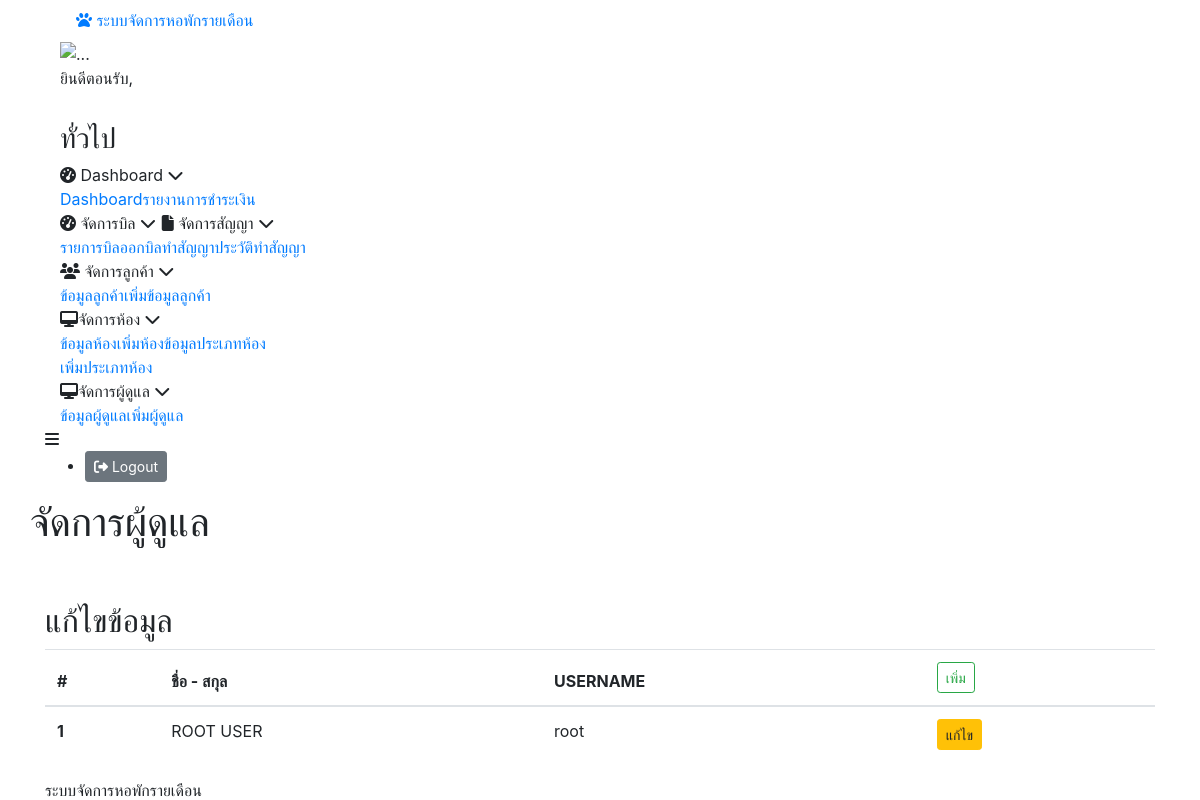
The app's page /index.php/home/admin, older data.
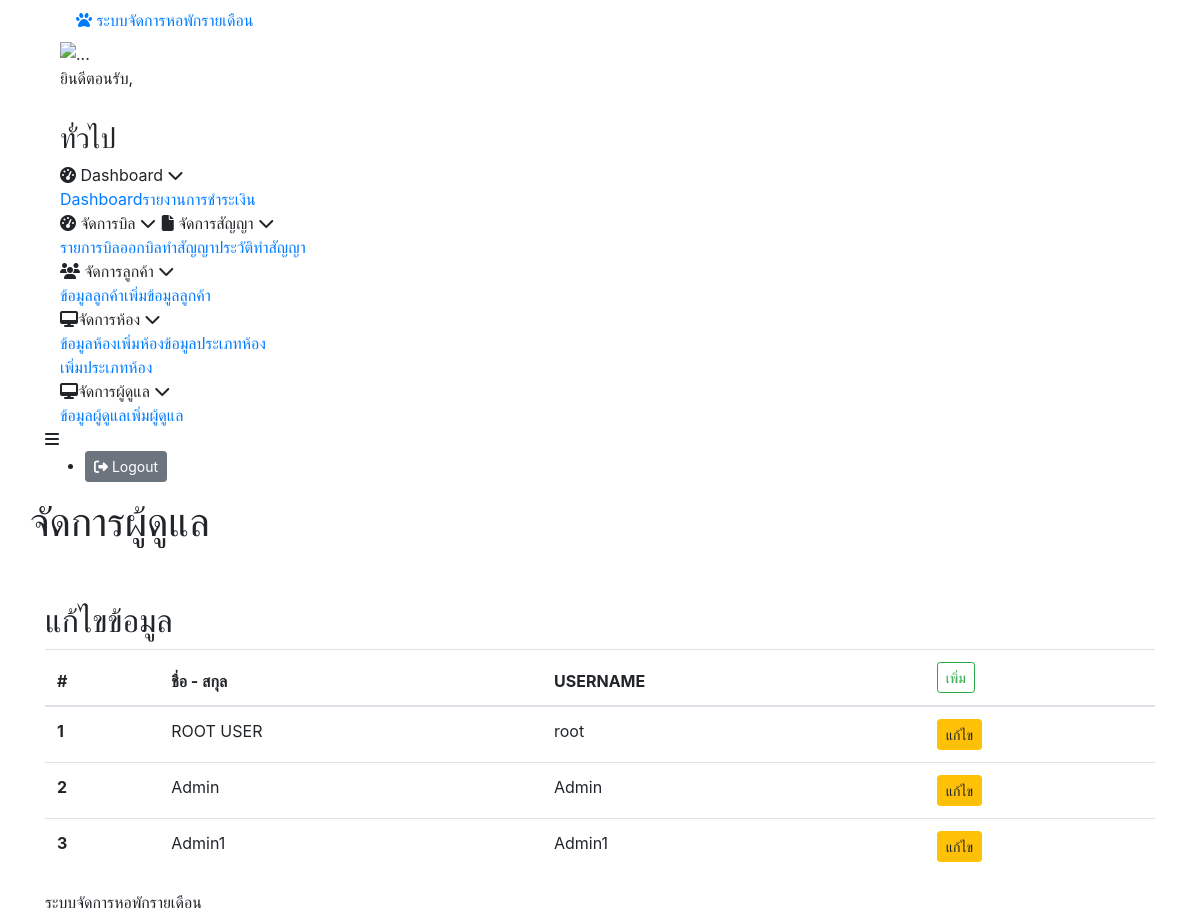
The same page, newer data.
### tables this page shows
CREATE TABLE `account` (
  `ACC_ID` int(11) NOT NULL,
  `ACC_NAME` varchar(100) NOT NULL,
  `ACC_IMGE` varchar(100) NOT NULL DEFAULT 'user.png',
  `ACC_STATUS` varchar(2) DEFAULT '1',
  `ACC_STAMP` datetime NOT NULL DEFAULT current_timestamp() ON UPDATE current_timestamp(),
  `ACC_USERNAME` varchar(50) NOT NULL,
  `ACC_PASSWORD` varchar(50) NOT NULL
);

### application/core/MY_Loader.php (called while the page is built, shortened)
<?php
class MY_Loader extends CI_Loader
{
	public function template($template_name, $vars = array(), $return = FALSE)
	{
		$vars['account'] = $_SESSION['account'];
		if ($return) :
			$content  = $this->view('templates/header', $vars, $return);
			$content .= $this->view($template_name, $vars, $return);
			$content .= $this->view('templates/footer', $vars, $return);
			return $content;
		else :
			$this->view($template_name, $vars);
		endif;
	}
}

### application/controllers/Home.php (called while the page is built, shortened)
<?php
class Home extends CI_Controller
{
	function admin()
	{
		$data = array();
		$RES = new Account_models();
		$data['account_ACC'] = $RES->QueryResources([
			"WHERE" => [
				"account" => [
					"ACC_STATUS" => "1"
				]
			],
			"TYPE_RESULT" => "object",
		]);
		$Load = new MY_Loader();
		$Load->template("admin", $data);
	}
}

### index.php (called while the page is built, shortened)
<?php
require_once BASEPATH . 'core/CodeIgniter.php';

### application/models/Account_models.php (called while the page is built, shortened)
<?php
class Account_models extends CI_Model
{
    private $mssql = null;
    public static $sTABLE_NAME = "account";
    public function __construct()
    {
        $this->mssql = $this->load->database('MYSQL', TRUE);
    }
    public static function TB_NAME()
    {
        return sprintf("%s",  self::$sTABLE_NAME);
    }
    public function QueryResources($temp_data = array())
    {
        $temp = array();
        if (empty($temp_data)) {
            $this->mssql->from(self::TB_NAME());
            $query = $this->mssql->get();
            $temp = $query->result_object();
            return $temp;
        } else {
            $temp_data = (object) $temp_data;
        }
        $GROUP_BY = isset($temp_data->GROUP_BY) ? $temp_data->GROUP_BY : array();
        $SELECT = isset($temp_data->SELECT) ? $temp_data->SELECT : array();
        $WHERE = isset($temp_data->WHERE) ? $temp_data->WHERE : array();
        $TYPE_RESULT = isset($temp_data->TYPE_RESULT) ? $temp_data->TYPE_RESULT : 'object';
        $ONE_ROW = isset($temp_data->ONE_ROW) ? $temp_data->ONE_ROW : false;
        $TABLE_NAME = isset($temp_data->TABLE_NAME) ? $temp_data->TABLE_NAME : self::TB_NAME();
        $this->mssql->from($TABLE_NAME);
        if (!empty($WHERE)) {
            foreach ($WHERE as $key_WHERE => $item_WHERE) :
                if (gettype($item_WHERE) == 'array') {
                    foreach ($item_WHERE as $key_item_WHERE => $item_item_WHERE) :
                        if ($key_item_WHERE !== 0) {
                            $TB_ = $key_WHERE;
                            $KE_ = $key_item_WHERE;
                            if (gettype($item_item_WHERE) == "array") {
                                $item_item_WHERE = (object) $item_item_WHERE;
                                $item_item_WHERE_array = $item_item_WHERE;
                                $CONDITION = strtoupper(isset($item_item_WHERE->CONDITION) ? $item_item_WHERE->CONDITION : 'and');
                                $DATA_K = isset($item_item_WHERE->DATA) ? $item_item_WHERE->DATA : array();
                                $GROUP = isset($item_item_WHERE->GROUP) ? $item_item_WHERE->GROUP : false;
                                if (empty($DATA_K)) {
                                    continue;
                                }
                                switch ($CONDITION) {
                                    case 'OR':
                                        if (gettype($DATA_K) == "array") {
                                            if ($GROUP == true) {
                                                $this->mssql->group_start();
                                            }
                                            foreach ($DATA_K as $key_DK => $item_DK) :
                                                $this->mssql->or_where(sprintf("%s.%s", $TB_, $KE_), $item_DK);
                                            endforeach;
                                            if ($GROUP == true) {
                                                $this->mssql->group_end();
                                            }
                                        } else {
                                            $this->mssql->or_where(sprintf("%s.%s", $TB_, $KE_), $DATA_K);
                                        }
                                        break;
                                    case 'IN':
                                        if (gettype($DATA_K) == "array") {
                                            if ($GROUP == true) {
                                                $this->mssql->group_start();
                                            }
                                            $this->mssql->where_in(sprintf("%s.%s", $TB_, $KE_), $DATA_K);
                                            if ($GROUP == true) {
                                                $this->mssql->group_end();
                                            }
                                        } else {
                                            $this->mssql->where_in(sprintf("%s.%s", $TB_, $KE_), $DATA_K);
                                        }
                                        break;
                                    case 'OR_IN':
                                        if (gettype($DATA_K) == "array") {
                                            if ($GROUP == true) {
                                                $this->mssql->group_start();
                                            }
                                            $this->mssql->or_where_in(sprintf("%s.%s", $TB_, $KE_), $DATA_K);
                                            if ($GROUP == true) {
                                                $this->mssql->group_end();
                                            }
                                        } else {
                                            $this->mssql->or_where_in(sprintf("%s.%s", $TB_, $KE_), $DATA_K);
                                        }
                                        break;
                                    case 'NOT_IN':
                                        if (gettype($DATA_K) == "array") {
                                            if ($GROUP == true) {
                                                $this->mssql->group_start();
                                            }
                                            $this->mssql->where_not_in(sprintf("%s.%s", $TB_, $KE_), $DATA_K);
                                            if ($GROUP == true) {
                                                $this->mssql->group_end();
                                            }
                                        } else {
                                            $this->mssql->where_not_in(sprintf("%s.%s", $TB_, $KE_), $DATA_K);
                                        }
                                        break;
                                    case 'OR_NOT_IN':
                                        if (gettype($DATA_K) == "array") {
                                            if ($GROUP == true) {
                                                $this->mssql->group_start();
                                            }
                                            $this->mssql->where_not_in(sprintf("%s.%s", $TB_, $KE_), $DATA_K);
                                            if ($GROUP == true) {
                                                $this->mssql->group_end();
                                            }
                                        } else {
                                            $this->mssql->or_where_not_in(sprintf("%s.%s", $TB_, $KE_), $DATA_K);
                                        }
                                        break;
                                    case 'AND':
                                        if (gettype($DATA_K) == "array") {
                                            if ($GROUP == true) {
                                                $this->mssql->group_start();
                                            }
                                            foreach ($DATA_K as $key_DK => $item_DK) :
                                                $this->mssql->where(sprintf("%s.%s", $TB_, $KE_), $item_DK);
                                            endforeach;
                                            if ($GROUP == true) {
                                                $this->mssql->group_end();
                                            }
                                        } else {
                                            $this->mssql->where(sprintf("%s.%s", $TB_, $KE_), $DATA_K);
                                        }
                                        break;
                                    case 'LIKE':
                                        if (gettype($DATA_K) == "array") {
                                            if ($GROUP == true) {
                                                $this->mssql->group_start();
                                            }
                                            foreach ($DATA_K as $key_DK => $item_DK) :
                                                $this->mssql->like(sprintf("%s.%s", $TB_, $KE_), $item_DK, 'both');
                                            endforeach;
                                            if ($GROUP == true) {
                                                $this->mssql->group_end();
                                            }
                                        } else {
                                            $this->mssql->like(sprintf("%s.%s", $TB_, $KE_), $DATA_K, 'both');
                                        }
                                        break;
                                    case 'OR_LIKE':
                                        if (gettype($DATA_K) == "array") {
                                            if ($GROUP == true) {
                                                $this->mssql->group_start();
                                            }
                                            foreach ($DATA_K as $key_DK => $item_DK) :
                                                $this->mssql->or_like(sprintf("%s.%s", $TB_, $KE_), $item_DK, 'both');
                                            endforeach;
                                            if ($GROUP == true) {
                                                $this->mssql->group_end();
                                            }
                                        } else {
                                            $this->mssql->or_like(sprintf("%s.%s", $TB_, $KE_), $DATA_K, 'both');
                                        }
                                        break;
                                }
                            } else {
                                $this->mssql->where(sprintf("%s.%s", $TB_, $KE_), $item_item_WHERE);
                            }
                        }
                    endforeach;
                }
            endforeach;
        }
        if (empty($SELECT) && empty($GROUP_BY)) {
            $this->mssql->select("*");
        }
        try {
            $query = $this->mssql->get();
            if ($TYPE_RESULT == 'object' && $ONE_ROW != true) {
                $temp = $query->result_object();
            } elseif ($TYPE_RESULT == 'array' && $ONE_ROW != true) {
                $temp = $query->result_array();
            } elseif ($TYPE_RESULT == 'object' && $ONE_ROW == true) {
                $temp = $query->row_object();
            } elseif ($TYPE_RESULT == 'array' && $ONE_ROW == true) {
                $temp = $query->row_array();
            } else {
                $temp = $query->result_object();
            }
            return $temp;
        } catch (Exception $e) {
            return $e;
        }
    }
}

### application/views/admin.php (the view, shortened to what the rows shown need)
<div class="right_col" role="">
    <div class="">
        <div class="row mb-5">
            <div class="page-title">
                <div class="title_left">
                    <h1>จัดการผู้ดูแล</h1>
                </div>
            </div>
        </div>
        <div class="row">
            <div class="col-12">
                <div class="x_panel">
                    <div class="x_title">
                        <h2>แก้ไขข้อมูล</h2>
                    </div>
                    <table class="table">
                        <thead>
                            <tr>
                                <th scope="col">#</th>
                                <th scope="col">ชื่อ - สกุล</th>
                                <th scope="col">USERNAME</th>
                                <th scope="col"><a class="btn btn-sm btn-outline-success" href="<?= base_url('home/admin_view_add') ?>">เพิ่ม</a></th>
                            </tr>
                        </thead>
                        <tbody>
                            <?php foreach ($account_ACC as $key => $ii) : ?>
                                <tr>
                                    <th scope="row"><?= $key +1; ?></th>
                                    <td><?= $ii->ACC_NAME; ?></td>
                                    <td><?= $ii->ACC_USERNAME; ?></td>
                                    <td><a  class="btn btn-sm btn-warning" href="<?= base_url('home/admin_view_edit/' . $ii->ACC_ID) ?>">แก้ไข</a></td>
                                </tr>
                            <?php endforeach; ?>
                        </tbody>
                    </table>
                </div>
            </div>
        </div>
    </div>
</div>

Row changes from the older to the newer data that the page shows:
added account: ACC_NAME "Admin", ACC_USERNAME "Admin"
added account: ACC_NAME "Admin1", ACC_USERNAME "Admin1"
